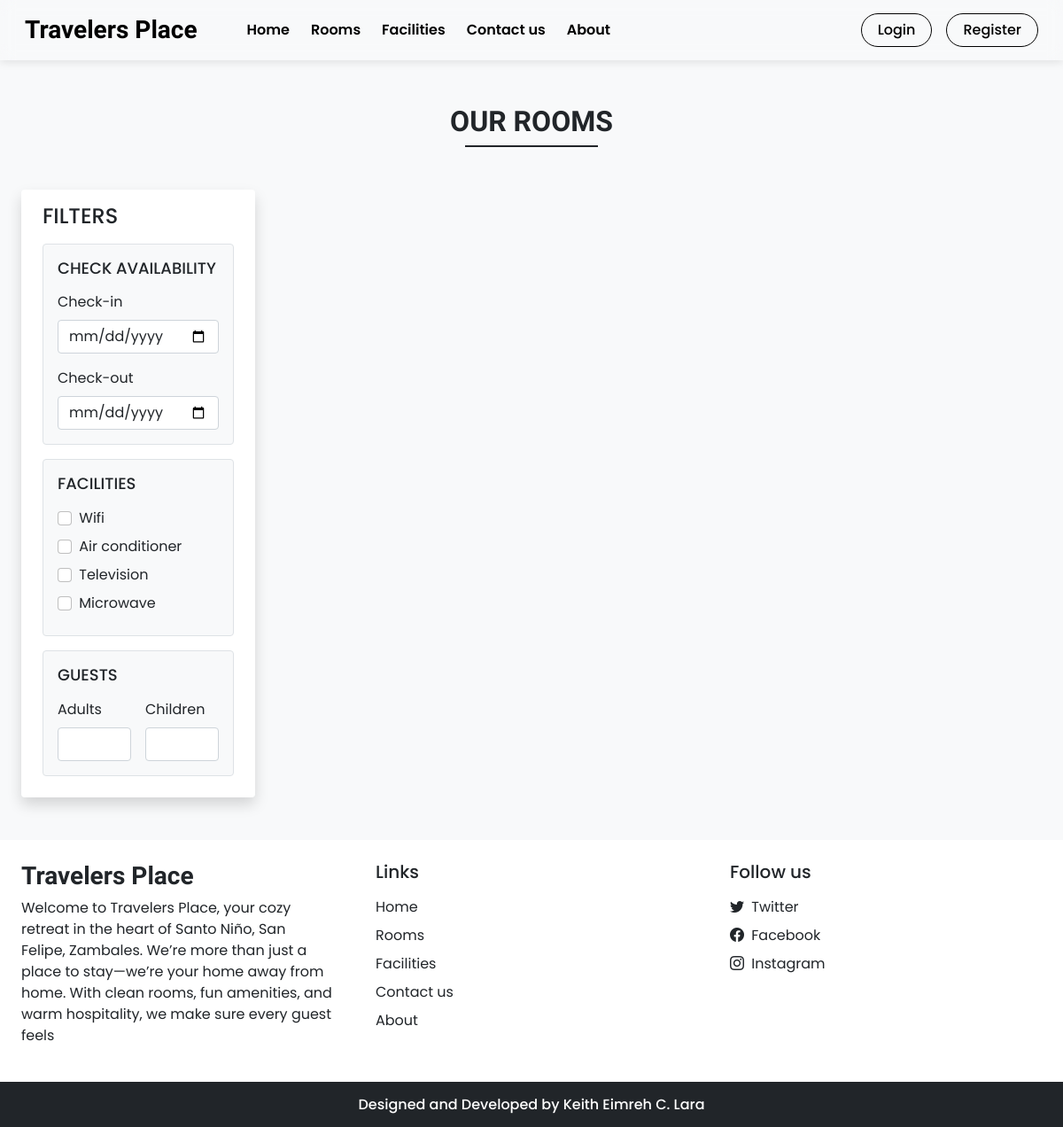
Page /rooms.php on the earlier database version.
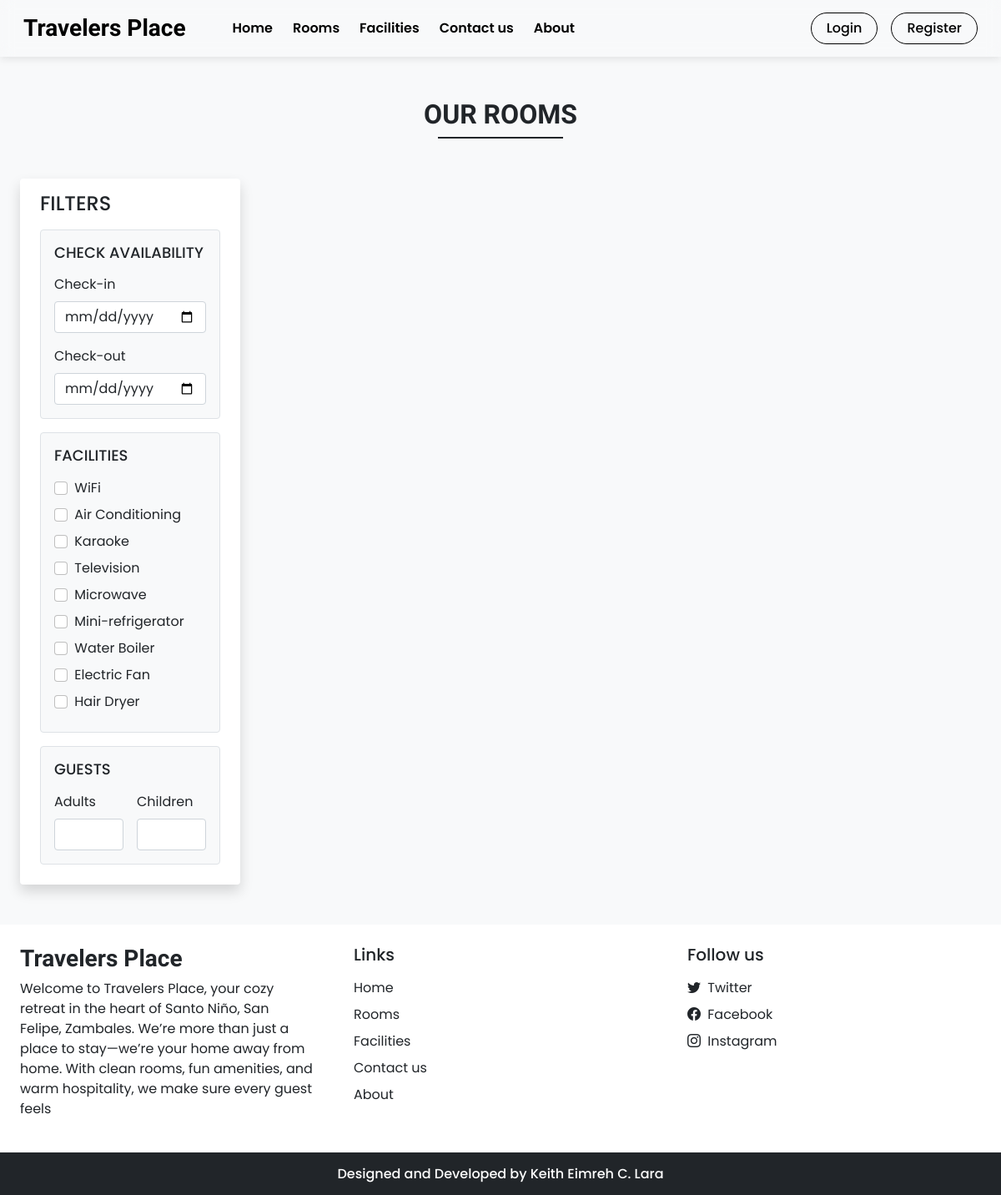
Same page on the later database version.
### tables this page shows
CREATE TABLE `settings` (
  `sr_no` int(11) NOT NULL AUTO_INCREMENT,
  `site_title` varchar(50) NOT NULL,
  `site_about` varchar(250) NOT NULL,
  `shutdown` tinyint(1) NOT NULL,
  `payment_gcash_number` varchar(100) DEFAULT NULL,
  `payment_maya_number` varchar(100) DEFAULT NULL,
  `payment_gcash_qr` varchar(255) DEFAULT NULL,
  `payment_maya_qr` varchar(255) DEFAULT NULL,
  `booking_rules` text DEFAULT NULL,
  PRIMARY KEY (`sr_no`)
);

CREATE TABLE `facilities` (
  `id` int(11) NOT NULL AUTO_INCREMENT,
  `icon` varchar(100) NOT NULL,
  `name` varchar(50) NOT NULL,
  `description` varchar(250) NOT NULL,
  PRIMARY KEY (`id`)
);

### admin/inc/db_config.php (called while the page is built, shortened)
<?php
  function selectAll($table)
  {
    $con = $GLOBALS['con'];
    $res = mysqli_query($con,"SELECT * FROM $table");
    return $res;
  }
  function select($sql,$values,$datatypes)
  {
    $con = $GLOBALS['con'];
    if($stmt = mysqli_prepare($con,$sql))
    {
      if(!empty($values)){
        mysqli_stmt_bind_param($stmt,$datatypes,...$values);
      }
      if(mysqli_stmt_execute($stmt)){
        $res = mysqli_stmt_get_result($stmt);
        return $res;
      }
      else{
        mysqli_stmt_close($stmt);
        die("Query cannot be executed - Select");
      }
    }
    else{
      die("Query cannot be prepared - Select");
    }
  }

### rooms.php (the view, shortened to what this page needs)
<!DOCTYPE html>
<html lang="en">
<head>
  <?php require('inc/links.php'); ?>
</head>
<body class="bg-light">
  <?php
    require('inc/header.php');
    $checkin_default="";
    $checkout_default="";
    $adult_default="";
    $children_default="";
  ?>
  <div class="my-5 px-4">
    <h2 class="fw-bold h-font text-center">OUR ROOMS</h2>
    <div class="h-line bg-dark"></div>
  </div>
  <div class="container-fluid">
    <div class="row">
      <div class="col-lg-3 col-md-12 mb-lg-0 mb-4 ps-4">
        <nav class="navbar navbar-expand-lg navbar-light bg-white rounded shadow">
          <div class="container-fluid flex-lg-column align-items-stretch">
            <h4 class="mt-2">FILTERS</h4>
            <div class="collapse navbar-collapse flex-column align-items-stretch mt-2" id="filterDropdown">
              <div class="border bg-light p-3 rounded mb-3">
                <h5 class="d-flex align-items-center justify-content-between mb-3" style="font-size: 18px;">
                  <span>CHECK AVAILABILITY</span>
                </h5>
                <label class="form-label">Check-in</label>
                <input type="date" class="form-control shadow-none mb-3" value="<?php echo $checkin_default ?>" id="checkin" onchange="chk_avail_filter()" onclick="try{this.showPicker()}catch(e){}" style="cursor:pointer;">
                <label class="form-label">Check-out</label>
                <input type="date" class="form-control shadow-none" value="<?php echo $checkout_default ?>" id="checkout" onchange="chk_avail_filter()" onclick="try{this.showPicker()}catch(e){}" style="cursor:pointer;">
              </div>
              <div class="border bg-light p-3 rounded mb-3">
                <h5 class="d-flex align-items-center justify-content-between mb-3" style="font-size: 18px;">
                  <span>FACILITIES</span>
                </h5>
                <?php
                  $facilities_q = selectAll('facilities');
                  while($row = mysqli_fetch_assoc($facilities_q))
                  {
                    echo<<<facilities
                      <div class="mb-2">
                        <input type="checkbox" onclick="fetch_rooms()" name="facilities" value="$row[id]" class="form-check-input shadow-none me-1" id="$row[id]">
                        <label class="form-check-label" for="$row[id]">$row[name]</label>
                      </div>
                    facilities;
                  }
                ?>
              </div>
              <div class="border bg-light p-3 rounded mb-3">
                <h5 class="d-flex align-items-center justify-content-between mb-3" style="font-size: 18px;">
                  <span>GUESTS</span>
                </h5>
                <div class="d-flex">
                  <div class="me-3">
                    <label class="form-label">Adults</label>
                    <input type="number" min="1" id="adults" value="<?php echo $adult_default ?>" oninput="guests_filter()" class="form-control shadow-none">
                  </div>
                  <div>
                    <label class="form-label">Children</label>
                    <input type="number" min="1" id="children" value="<?php echo $children_default ?>" oninput="guests_filter()" class="form-control shadow-none">
                  </div>
                </div>
              </div>
            </div>
          </div>
        </nav>
      </div>
      <div class="col-lg-9 col-md-12 px-4" id="rooms-data">
      </div>
    </div>
  </div>
  <?php require('inc/footer.php'); ?>
</body>
</html>

### inc/links.php (shortened to what this page needs)
<?php
  require_once('admin/inc/db_config.php');
  $contact_q = "SELECT * FROM `contact_details` WHERE `sr_no`=?";
  $settings_q = "SELECT * FROM `settings` WHERE `sr_no`=?";
  $values = [1];
  $contact_r = mysqli_fetch_assoc(select($contact_q,$values,'i'));
  $settings_r = mysqli_fetch_assoc(select($settings_q,$values,'i'));
?>
<link href="https://cdn.jsdelivr.net/npm/bootstrap@5.0.2/dist/css/bootstrap.min.css" rel="stylesheet">
<link rel="stylesheet" href="https://cdn.jsdelivr.net/npm/bootstrap-icons@1.9.1/font/bootstrap-icons.css">
<link rel="stylesheet" href="css/common.css?v=<?php echo filemtime('css/common.css'); ?>">

### inc/header.php (shortened to what this page needs)
<nav id="nav-bar" class="navbar navbar-expand-lg navbar-dark px-lg-3 py-lg-2 fixed-top">
  <div class="container-fluid">
    <a class="navbar-brand me-5 fw-bold fs-3 h-font" href="index.php"><?php echo $settings_r['site_title'] ?></a>
    <div class="collapse navbar-collapse" id="navbarSupportedContent">
      <ul class="navbar-nav me-auto mb-2 mb-lg-0">
        <li class="nav-item">
          <a class="nav-link me-2" href="index.php">Home</a>
        </li>
        <li class="nav-item">
          <a class="nav-link me-2" href="rooms.php">Rooms</a>
        </li>
        <li class="nav-item">
          <a class="nav-link me-2" href="facilities.php">Facilities</a>
        </li>
        <li class="nav-item">
          <a class="nav-link me-2" href="contact.php">Contact us</a>
        </li>
        <li class="nav-item">
          <a class="nav-link" href="about.php">About</a>
        </li>
      </ul>
      <div class="d-flex">
        <?php
          if(isset($_SESSION['login']) && $_SESSION['login']==true)
          {
            $path = USERS_IMG_PATH;
            $support_unread_count = function_exists('getSupportTicketUnreadCountForUser')
              ? getSupportTicketUnreadCountForUser((int)$_SESSION['uId'])
              : 0;
            $support_badge = $support_unread_count > 0
              ? "<span class='badge bg-danger ms-2'>{$support_unread_count}</span>"
              : '';
            echo<<<data
              <div class="d-flex align-items-center">
                <div class="dropdown me-3">
                  <a class="position-relative text-dark" href="javascript:void(0)" role="button" id="notificationDropdown" data-bs-toggle="dropdown" aria-expanded="false">
                    <i class="bi bi-bell fs-5"></i>
                    <span id="notification-badge" class="position-absolute top-0 start-100 translate-middle badge rounded-pill bg-danger" style="display: none; font-size: 0.6rem;">
                      0
                    </span>
                  </a>
                  <ul class="dropdown-menu dropdown-menu-end" aria-labelledby="notificationDropdown">
                    <li><h6 class="dropdown-header">Notifications</h6></li>
                    <li><hr class="dropdown-divider m-0"></li>
                    <div id="notification-dropdown" style="max-height: 300px; overflow-y: auto;">
                      <div class="dropdown-item text-center text-muted py-3">Loading notifications...</div>
                    </div>
                    <li><hr class="dropdown-divider m-0"></li>
                    <li><a class="dropdown-item text-center text-primary" href="notifications.php">View All Notifications</a></li>
                  </ul>
                </div>
                <div class="btn-group">
                  <button type="button" class="btn btn-outline-dark shadow-none dropdown-toggle" data-bs-toggle="dropdown" data-bs-display="static" aria-expanded="false">
                    <img src="$path$_SESSION[uPic]" style="width: 25px; height: 25px;" class="me-1 rounded-circle">
                    $_SESSION[uName]
                  </button>
                <ul class="dropdown-menu dropdown-menu-lg-end">
                  <li><a class="dropdown-item" href="profile.php">Profile</a></li>
                  <li><a class="dropdown-item" href="bookings.php">Bookings</a></li>
                  <li><a class="dropdown-item d-flex justify-content-between align-items-center" href="support.php"><span>Support</span>{$support_badge}</a></li>
                  <li><a class="dropdown-item" href="notifications.php">Notifications <span id="notification-badge-menu" class="badge bg-danger ms-2" style="display:none;">0</span></a></li>
                  <li><a class="dropdown-item" id="logout-link" href="logout.php">Logout</a></li>
                </ul>
              </div>
            data;
          }
          else
          {
            echo<<<data
              <button type="button" class="btn btn-auth shadow-none me-lg-3 me-2" data-bs-toggle="modal" data-bs-target="#loginModal">
                Login
              </button>
              <button type="button" class="btn btn-auth shadow-none" data-bs-toggle="modal" data-bs-target="#registerModal">
                Register
              </button>
            data;
          }
        ?>
      </div>
    </div>
  </div>
</nav>

### inc/footer.php (shortened to what this page needs)
<footer>
<div class="container-fluid bg-white mt-5">
  <div class="row">
    <div class="col-lg-4 p-4">
      <h3 class="h-font fw-bold fs-3 mb-2"><?php echo $settings_r['site_title'] ?></h3>
      <p>
        <?php echo $settings_r['site_about'] ?>
      </p>
    </div>
    <div class="col-lg-4 p-4">
      <h5 class="mb-3">Links</h5>
      <a href="index.php" class="d-inline-block mb-2 text-dark text-decoration-none">Home</a> <br>
      <a href="rooms.php" class="d-inline-block mb-2 text-dark text-decoration-none">Rooms</a> <br>
      <a href="facilities.php" class="d-inline-block mb-2 text-dark text-decoration-none">Facilities</a> <br>
      <a href="contact.php" class="d-inline-block mb-2 text-dark text-decoration-none">Contact us</a> <br>
      <a href="about.php" class="d-inline-block mb-2 text-dark text-decoration-none">About</a>
    </div>
    <div class="col-lg-4 p-4">
        <h5 class="mb-3">Follow us</h5>
        <?php
          if($contact_r['tw']!=''){
            echo<<<data
              <a href="$contact_r[tw]" class="d-inline-block text-dark text-decoration-none mb-2">
                <i class="bi bi-twitter me-1"></i> Twitter
              </a><br>
            data;
          }
        ?>
        <a href="<?php echo $contact_r['fb'] ?>" class="d-inline-block text-dark text-decoration-none mb-2">
          <i class="bi bi-facebook me-1"></i> Facebook
        </a><br>
        <a href="<?php echo $contact_r['insta'] ?>" class="d-inline-block text-dark text-decoration-none">
          <i class="bi bi-instagram me-1"></i> Instagram
        </a><br>
    </div>
  </div>
</div>
<h6 class="text-center bg-dark text-white p-3 m-0">Designed and Developed by Keith Eimreh C. Lara</h6>
</footer>

### css/common.css (style rules this page uses)
:root { --teal: #2ec1ac; --teal_hover: #279e8c; }
* { font-family: 'Poppins', sans-serif; }
.h-font { font-family: 'Merienda', cursive; }
input[type=number] { -moz-appearance: textfield; }
.h-line { width: 150px; margin: 0 auto; height: 1.7px; }
#nav-bar { transition: all 0.3s ease; backdrop-filter: blur(8px); -webkit-backdrop-filter: blur(8px); }
body { padding-top: 70px; }
.navbar-light-mode { background: rgba(255, 255, 255, 0) !important; backdrop-filter: blur(10px); -webkit-backdrop-filter: blur(10px); box-shadow: 0 2px 10px rgba(0, 0, 0, 0.1); }
.navbar-light-mode .nav-link, .navbar-light-mode .navbar-brand, #nav-bar.navbar-light-mode .nav-link, #nav-bar.navbar-light-mode .navbar-brand { color: #000 !important; font-weight: 600 !important; text-shadow: none; }
.btn-auth { border-radius: 50px; padding: 6px 18px; font-weight: 500; background: transparent; transition: all 0.3s ease; }
.navbar-light-mode .btn-auth, #nav-bar.navbar-light-mode .btn-auth { border: 1px solid #000; color: #000; box-shadow: 0 0 10px rgba(0, 0, 0, 0.1); }

Differences in the rows shown:
removed facilities: name "Wifi"
removed facilities: name "Air conditioner"
added facilities: name "WiFi"
added facilities: name "Air Conditioning"
added facilities: name "Karaoke"
added facilities: name "Mini-refrigerator"
added facilities: name "Water Boiler"
added facilities: name "Electric Fan"
added facilities: name "Hair Dryer"
